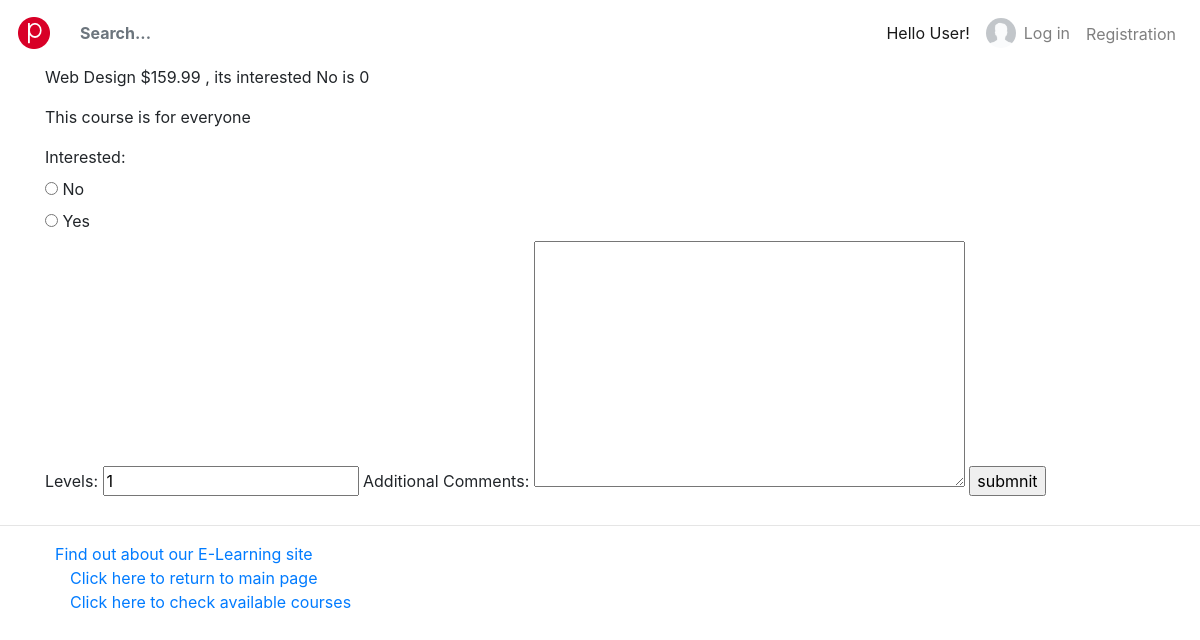
The page /myapp/courses/9 on the database its author committed.
### myapp/models.py (models this page shows, shortened)
class Course(models.Model):
    topic = models.ForeignKey(Topic, related_name='courses', on_delete=models.CASCADE)
    name = models.CharField(max_length=200)
    price = models.DecimalField(max_digits=10, decimal_places=2, validators=[validate_price])
    for_everyone = models.BooleanField(default=True)
    description = models.TextField(max_length=300, null=True, blank=True)
    interested = models.PositiveIntegerField(default=0)
    stages = models.PositiveIntegerField(default=3)

### myapp/views.py (the view)
# urls.py: path(r'courses/<int:course_no>', views.course_detail, name="course_detail"),
def course_detail(request, course_no):
    course = get_object_or_404(Course, id=course_no)
    if request.method == "POST":
        form = InterestForm(request.POST)
        if form.is_valid():
            course.interested = course.interested + 1
            course.save()
            return courses(request)
    else:
        form = InterestForm()
    return render(request, 'myapp/course_detail.html', {'form': form, 'course': course})

### myapp/forms.py
class InterestForm(forms.Form):
    interested = forms.ChoiceField(widget=forms.RadioSelect, choices=[(0, 'No'), (1, 'Yes')])
    levels = forms.IntegerField(initial=1)
    comments = forms.CharField(widget=forms.Textarea(), label='Additional Comments', required=False)

### myapp/templates/myapp/course_detail.html (shortened to what this page needs)
{% extends 'Myapp/base.html' %}
{% block body_block %}
    <p>{{ course.name }}   ${{ course.price }} , its interested No is {{ course.interested }}</p>
    {% if course.for_everyone %}
        <p>This course is for everyone</p>
    {% else %}
        <p>This course is not for everyone</p>
    {% endif %}
        <form action="" method="post">
            {{ form }}
            <input type = "submit" value="submnit" />
        </form>
{% endblock %}

### rows shown on the page
Course: name "Web Design", price "159.99", interested "0"
